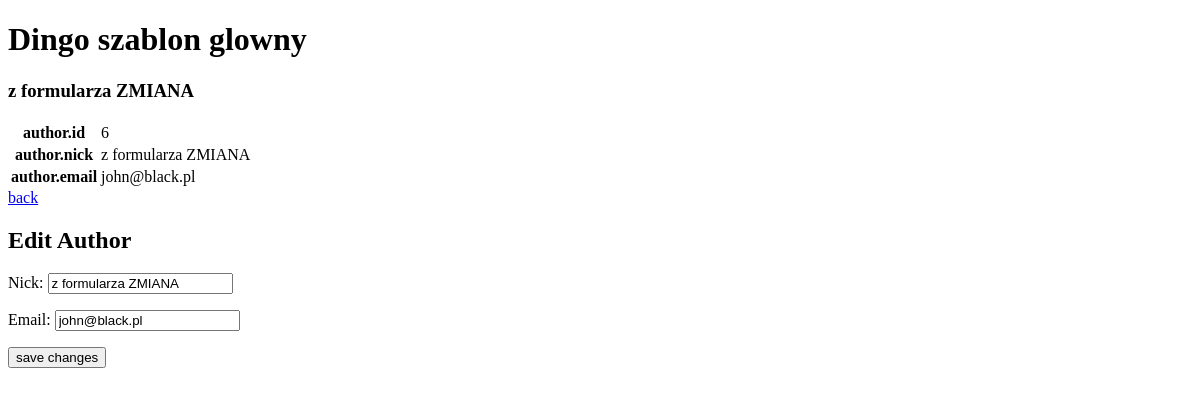
The app's page /posts/authordetails/6, older data.
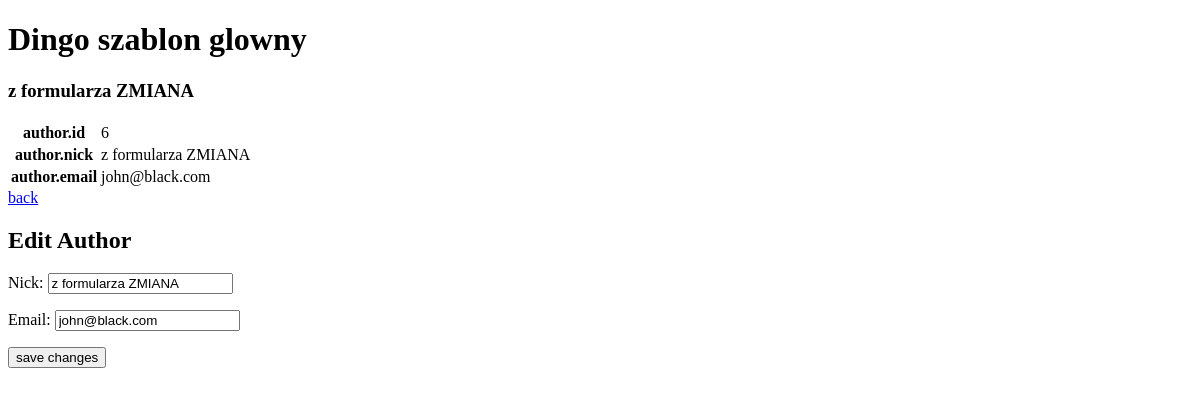
The same page, newer data.
### posts/models.py (models this page shows, shortened)
class Author(models.Model):
    nick = models.CharField(max_length=30, null=False, unique=True)
    email = models.EmailField(null=False, unique=True)

### posts/views.py (the view)
# urls.py: path('authordetails/<int:id>', author_details, name="authordetails"),
def author_details(request, id):
    author = Author.objects.get(id=id)
    if request.method == 'POST':
        form = AuthorForm(request.POST, instance=author)
        if form.is_valid():
            form.save()
            messages.success(request, "Author changed successfully")
    else:
        form = AuthorForm(instance=author)
    return render(
        request=request,
        template_name="posts/authordetails.html",
        context={"author": author,
                 "form": form,
                }
    )

### posts/forms.py (shortened to what this page needs)
class AuthorForm(forms.ModelForm):
    class Meta:
        model = Author
        fields = ['nick', 'email']

### posts/templates/posts/authordetails.html (shortened to what this page needs)
{% extends "posts/main.html" %}
{% block content %}
    <h3>{{ author.nick }}</h3>
    <table>
        <tr>
            <th>author.id</th>
            <td>{{ author.id }}</td>
        </tr>
        <tr>
            <th>author.nick</th>
            <td>{{ author.nick }}</td>
        </tr>
        <tr>
            <th>author.email</th>
            <td>{{ author.email }}</td>
        </tr>
    </table>
    <a href="{% url 'posts:authors' %}">back</a>
    <h2>Edit Author</h2>
    <form method="post" class="d-flex flex-column align-items-center justify-content-end">
        {{ form.as_p }}
        <button type="submit">save changes</button>
    </form>
{% endblock %}

Row changes from the older to the newer data that the page shows:
changed Author "z formularza ZMIANA": email "john@black.pl" → "john@black.com"
